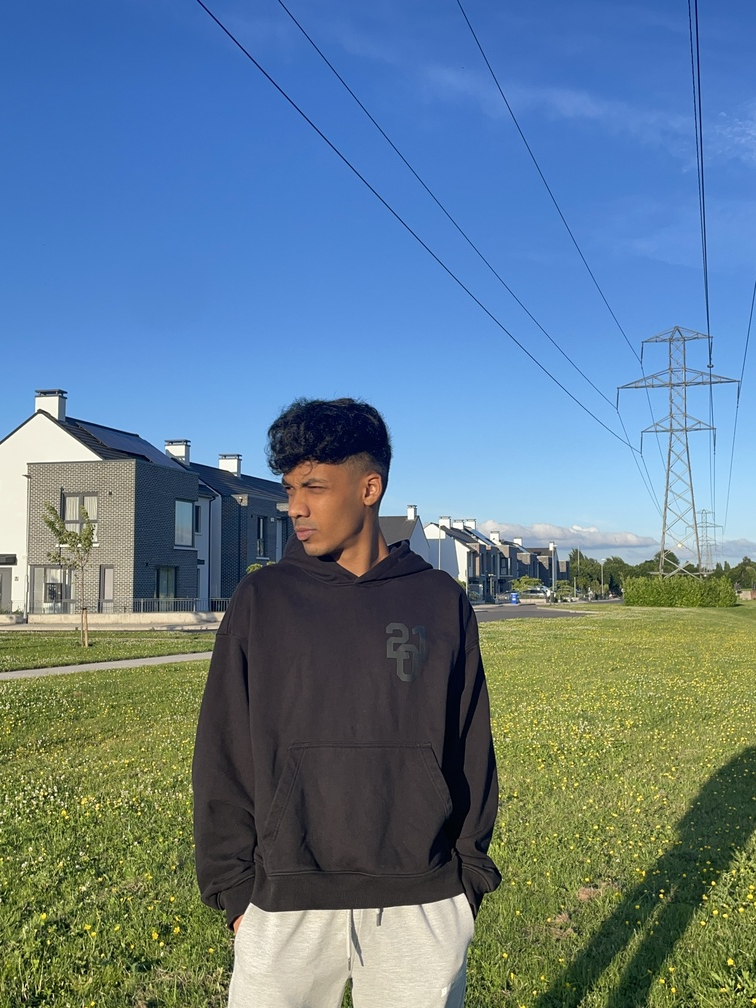
#> input picture data/photo/source.jpg, 756 x 1008 px
$ python -i prep_photo.py   (imports and definitions only)
#> lines starting #> are read from the running program, lines starting #| are printed output that depends on the picture
### scripts/common.py
"""Shared helpers for the profile-art generation pipeline.

Centralizes paths, theme loading, logging, and small SVG utilities so
individual generators stay focused and consistent.
"""

from __future__ import annotations

import logging
import sys
from pathlib import Path
from typing import Any

import yaml

# Repository root (parent of scripts/)
REPO_ROOT: Path = Path(__file__).resolve().parent.parent
CONFIG_PATH: Path = REPO_ROOT / "config" / "profile.yaml"


def setup_logging(level: int = logging.INFO) -> logging.Logger:
    """Configure root logging once and return a module-friendly logger."""
    logging.basicConfig(
        level=level,
        format="%(asctime)s | %(levelname)-7s | %(message)s",
        datefmt="%H:%M:%S",
        stream=sys.stdout,
        force=True,
    )
    return logging.getLogger("profile-art")


# [21 lines left out: functions load_config, resolve_path, not called in this run]


def ensure_parent(path: Path) -> None:
    """Create parent directories for an output file if needed."""
    path.parent.mkdir(parents=True, exist_ok=True)


# [53 lines left out: functions xml_escape, theme_colors, svg_document, write_text, not called in this run]

### scripts/prep_photo.py
"""Prepare the profile photo for ASCII conversion.

Pipeline:
1. Load source image and apply EXIF orientation.
2. Remove background (rembg) for a clean silhouette.
3. Convert to grayscale and boost contrast.
4. Optionally sharpen edges slightly for ASCII clarity.
5. Write a transparent PNG for the ASCII generator.
"""

from __future__ import annotations

import argparse
from pathlib import Path

import cv2
import numpy as np
from PIL import Image, ImageEnhance, ImageOps
from rembg import remove

from common import load_config, resolve_path, setup_logging

log = setup_logging()


# [15 lines left out: functions load_oriented_image, remove_background, not called in this run]


def enhance_for_ascii(image: Image.Image) -> Image.Image:
    """Grayscale + contrast on RGB; preserve alpha from rembg."""
    alpha = image.getchannel("A")
    gray = image.convert("L")

    # Stronger contrast helps ASCII glyph mapping separate face/hoodie/edge.
    gray = ImageEnhance.Contrast(gray).enhance(1.45)
    gray = ImageEnhance.Brightness(gray).enhance(1.05)

    # Light unsharp-style boost via OpenCV for hair/edge detail.
    arr = np.array(gray, dtype=np.uint8)
    blurred = cv2.GaussianBlur(arr, (0, 0), sigmaX=1.0)
    sharpened = cv2.addWeighted(arr, 1.35, blurred, -0.35, 0)
    gray = Image.fromarray(sharpened)

    out = Image.merge("LA", (gray, alpha)).convert("RGBA")
    return out


# [56 lines left out: functions crop_to_alpha, prepare_photo, main, not called in this run]


# [2 lines not run here, left out]

>>> import cv2
>>> picture = cv2.imread('../data/photo/source.jpg', cv2.IMREAD_GRAYSCALE)
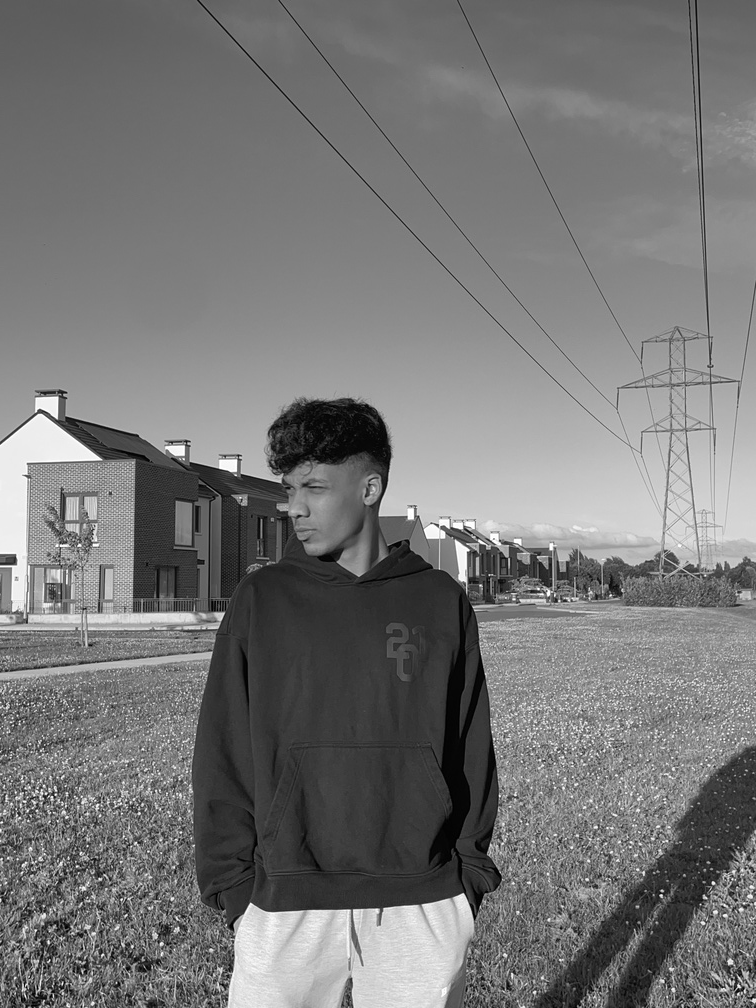
#> picture: shape (1008, 756); min 0, max 255, mean 118.8
#> (the run stopped early here; a loop or call above may not have finished)
